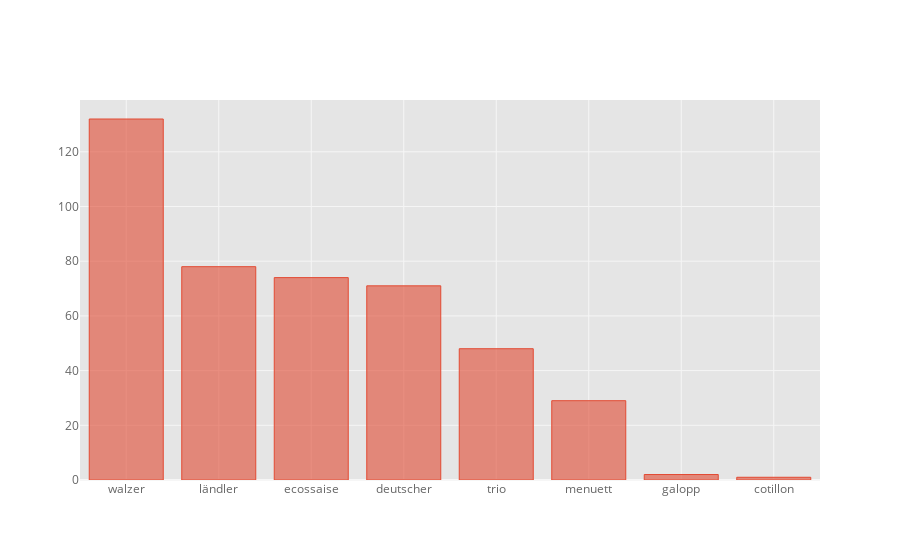

The notebook cell this image was saved under:
### Markdown cell above
### Pieces per dance type

### Code cell


### Figure 1 — Plotly figure (JSON) as saved in the notebook; plotly's stock layout.template omitted (floating-point values rounded to 4 significant figures)
{"data": [{"marker": {"color": "rgba(226, 74, 51, 0.6)", "line": {"color": "rgba(226, 74, 51, 1.0)", "width": 1}}, "name": "dance", "orientation": "v", "text": "", "type": "bar", "x": ["walzer", "ländler", "ecossaise", "deutscher", "trio", "menuett", "galopp", "cotillon"], "y": [132, 78, 74, 71, 48, 29, 2, 1]}], "layout": {"legend": {"bgcolor": "#FFFFFF", "font": {"color": "#666666"}}, "paper_bgcolor": "#FFFFFF", "plot_bgcolor": "#E5E5E5", "title": {"font": {"color": "#151516"}}, "xaxis": {"gridcolor": "#F6F6F6", "showgrid": true, "tickfont": {"color": "#666666"}, "title": {"font": {"color": "#666666"}, "text": ""}, "zerolinecolor": "#F6F6F6"}, "yaxis": {"gridcolor": "#F6F6F6", "showgrid": true, "tickfont": {"color": "#666666"}, "title": {"font": {"color": "#666666"}, "text": ""}, "zerolinecolor": "#F6F6F6"}}}
